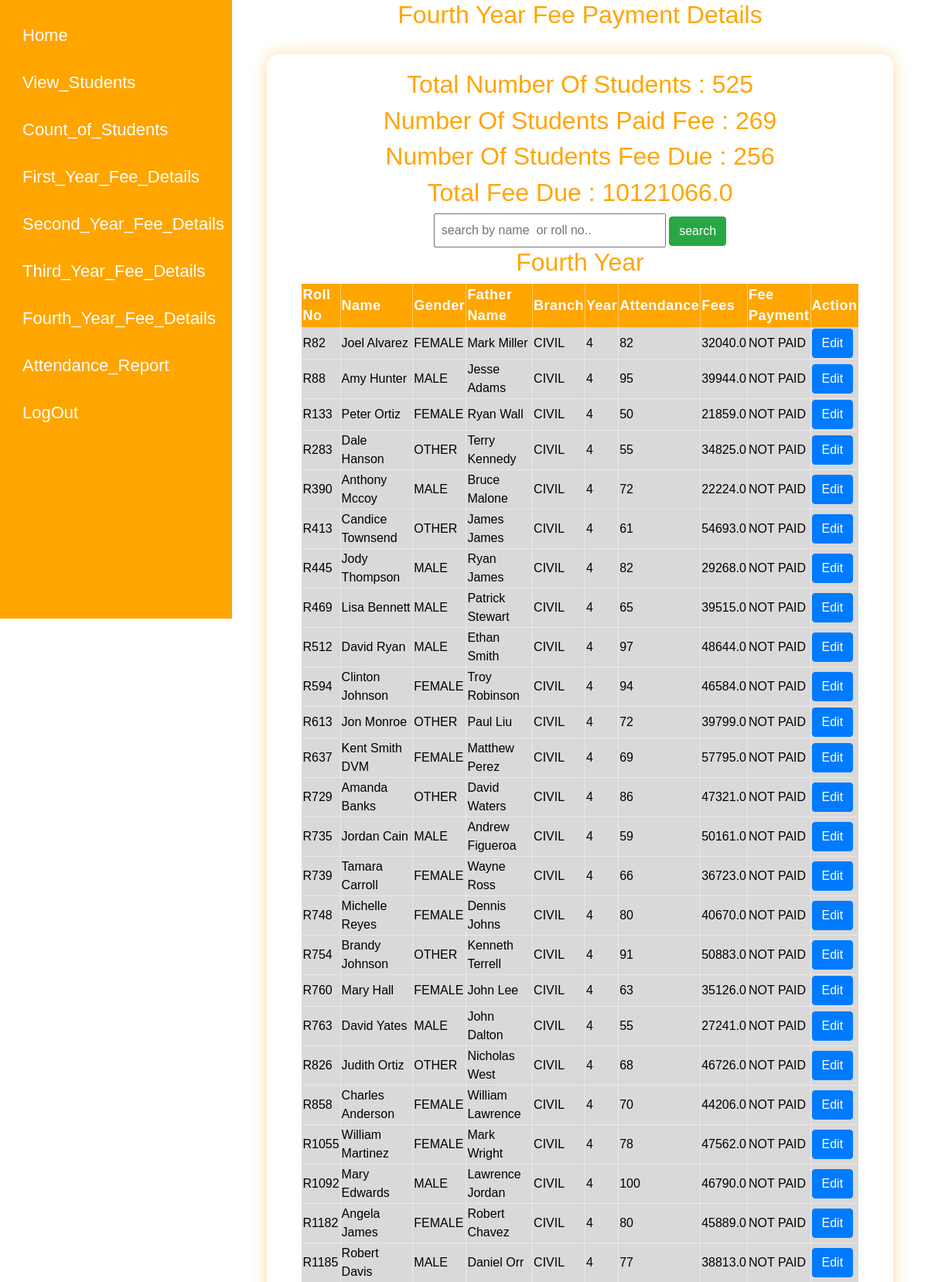
/fourth_details/ (upper part), run on the app's committed database.
### testapp/models.py (models this page shows, shortened)
class Student(models.Model):
    user=models.OneToOneField(User, on_delete=models.CASCADE,null=True,blank=True)
    roll_number=models.CharField(max_length=30,unique=True)
    name=models.CharField(max_length=30)
    gender=models.CharField(max_length=10)
    father_name=models.CharField(max_length=40)
    branch=models.CharField(max_length=50)
    year=models.IntegerField()
    attendance=models.IntegerField()
    fees=models.FloatField()
    fee_payment=models.CharField(max_length=10)

### testapp/views.py (the view)
# urls.py: path('fourth_details/',views.fourth_year_fee_view,name="fourth"),
def fourth_year_fee_view(request):
    counts=Student.objects.filter(year=4).count()
    paid=Student.objects.filter(year=4,fee_payment="PAID").count()
    notpaid = Student.objects.filter(year=4, fee_payment="NOT PAID").count()
    sum = Student.objects.filter(year=4,fee_payment="NOT PAID").aggregate(Sum('fees'))
    query=request.GET.get("q")
    if query:
        student=Student.objects.filter(year=4).filter(Q(name__icontains=query) | Q(roll_number__icontains=query))
    else:
        student=Student.objects.filter(year=4,fee_payment="NOT PAID").order_by('branch')
    return render(request,"testapp/fourth.html",{'counts':counts,
                                              'paid':paid,
                                              'notpaid':notpaid,
                                              'sum':sum['fees__sum'],
                                              'student':student})

### templates/testapp/fourth.html (shortened to what this page needs)
<!DOCTYPE html>
{%extends 'testapp/base.html'%}
{%block body_block%}
<div class="content1">
  <h2 style="color:orange">Fourth Year Fee Payment Details</h2>
  <br>
   <div class="content12">
<h2 style="color:orange">Total Number Of Students : {{counts}}</h2>
       <h2 style="color:orange"> Number Of Students  Paid Fee : {{paid}}</h2>
       <h2 style="color:orange"> Number Of Students  Fee Due : {{notpaid}}</h2>
        <h2 style="color:orange"> Total Fee Due : {{sum}}</h2>
       <form method="GET">
           <input type="text" name="q" placeholder="search by name  or roll no.." style="padding:8px; width:300px;">
           <button type="submit" class="btn btn-success" >search</button>
       </form>
       <h2 style="color:orange">Fourth Year</h2>
<table border="1" class="stud-table" >
  <thead class="stud-table1">
  <tr>
    <th>Roll No</th>
    <th>Name</th>
    <th>Gender</th>
    <th>Father Name</th>
    <th>Branch</th>
    <th>Year</th>
    <th>Attendance</th>
    <th>Fees</th>
    <th>Fee Payment</th>
    <th >Action</th>
  </tr>
  </thead>
  {% for stud in student%}
  <tr class="stud-table2">
    <td>{{stud.roll_number}}</td>
    <td>{{stud.name}}</td>
    <td>{{stud.gender}}</td>
    <td>{{stud.father_name}}</td>
    <td>{{stud.branch}}</td>
    <td>{{stud.year}}</td>
    <td>{{stud.attendance}}</td>
    <td>{{stud.fees}}</td>
    <td>{{stud.fee_payment}}</td>
    <td>
      <a href="/edit4/{{stud.id}}" class="btn btn-primary">Edit</a>
    </td>
  </tr>
  {% endfor %}
    </table>
   </div>
</div>
{% endblock %}

### static/css/style.css (style rules this page uses)
body { display:flex; font-family:Arial; margin:0px; }
.content1 { display:flex; flex-direction:column; margin-left:300px; width:100%; align-items:center; }
.content12 { display:flex; flex-direction:column; align-items:center; width: 90%; background: rgba(255, 255, 255, 0.2); backdrop-filter: blur(6px); padding: 20px; border-radius: 15px; box-shadow: 0 0 20px rgba(255, 165, 0, 0.4); }
.stud-table { width: 90%; border-collapse: collapse; background: rgba(255, 255, 255, 0.15); backdrop-filter: blur(12px); border: 1px solid rgba(255, 255, 255, 0.4); border-radius: 10px; }
.stud-table1 { padding: 12px; background: rgba(255,165,0); color: white; font-size: 18px; letter-spacing: 0.5px; }
.stud-table2 { padding: 10px; color: black; font-size: 16px; font-family:sans-serif; font-weight: 500; background: rgba(0, 0, 0, 0.15); border-bottom: 1px solid rgba(255, 255, 255, 0.4); }

### data on the page
Student: roll_number "R82", name "Joel Alvarez", gender "FEMALE", father_name "Mark Miller", branch "CIVIL", year "4", attendance "82", fees "32040.0", fee_payment "NOT PAID"
Student: roll_number "R88", name "Amy Hunter", gender "MALE", father_name "Jesse Adams", branch "CIVIL", year "4", attendance "95", fees "39944.0", fee_payment "NOT PAID"
Student: roll_number "R133", name "Peter Ortiz", gender "FEMALE", father_name "Ryan Wall", branch "CIVIL", year "4", attendance "50", fees "21859.0", fee_payment "NOT PAID"
Student: roll_number "R283", name "Dale Hanson", gender "OTHER", father_name "Terry Kennedy", branch "CIVIL", year "4", attendance "55", fees "34825.0", fee_payment "NOT PAID"
Student: roll_number "R390", name "Anthony Mccoy", gender "MALE", father_name "Bruce Malone", branch "CIVIL", year "4", attendance "72", fees "22224.0", fee_payment "NOT PAID"
Student: roll_number "R413", name "Candice Townsend", gender "OTHER", father_name "James James", branch "CIVIL", year "4", attendance "61", fees "54693.0", fee_payment "NOT PAID"
Student: roll_number "R445", name "Jody Thompson", gender "MALE", father_name "Ryan James", branch "CIVIL", year "4", attendance "82", fees "29268.0", fee_payment "NOT PAID"
Student: roll_number "R469", name "Lisa Bennett", gender "MALE", father_name "Patrick Stewart", branch "CIVIL", year "4", attendance "65", fees "39515.0", fee_payment "NOT PAID"
Student: roll_number "R512", name "David Ryan", gender "MALE", father_name "Ethan Smith", branch "CIVIL", year "4", attendance "97", fees "48644.0", fee_payment "NOT PAID"
Student: roll_number "R594", name "Clinton Johnson", gender "FEMALE", father_name "Troy Robinson", branch "CIVIL", year "4", attendance "94", fees "46584.0", fee_payment "NOT PAID"
Student: roll_number "R613", name "Jon Monroe", gender "OTHER", father_name "Paul Liu", branch "CIVIL", year "4", attendance "72", fees "39799.0", fee_payment "NOT PAID"
Student: roll_number "R637", name "Kent Smith DVM", gender "FEMALE", father_name "Matthew Perez", branch "CIVIL", year "4", attendance "69", fees "57795.0", fee_payment "NOT PAID"
Student: roll_number "R729", name "Amanda Banks", gender "OTHER", father_name "David Waters", branch "CIVIL", year "4", attendance "86", fees "47321.0", fee_payment "NOT PAID"
Student: roll_number "R735", name "Jordan Cain", gender "MALE", father_name "Andrew Figueroa", branch "CIVIL", year "4", attendance "59", fees "50161.0", fee_payment "NOT PAID"
Student: roll_number "R739", name "Tamara Carroll", gender "FEMALE", father_name "Wayne Ross", branch "CIVIL", year "4", attendance "66", fees "36723.0", fee_payment "NOT PAID"
Student: roll_number "R748", name "Michelle Reyes", gender "FEMALE", father_name "Dennis Johns", branch "CIVIL", year "4", attendance "80", fees "40670.0", fee_payment "NOT PAID"
Student: roll_number "R754", name "Brandy Johnson", gender "OTHER", father_name "Kenneth Terrell", branch "CIVIL", year "4", attendance "91", fees "50883.0", fee_payment "NOT PAID"
Student: roll_number "R760", name "Mary Hall", gender "FEMALE", father_name "John Lee", branch "CIVIL", year "4", attendance "63", fees "35126.0", fee_payment "NOT PAID"
Student: roll_number "R763", name "David Yates", gender "MALE", father_name "John Dalton", branch "CIVIL", year "4", attendance "55", fees "27241.0", fee_payment "NOT PAID"
Student: roll_number "R826", name "Judith Ortiz", gender "OTHER", father_name "Nicholas West", branch "CIVIL", year "4", attendance "68", fees "46726.0", fee_payment "NOT PAID"
Student: roll_number "R858", name "Charles Anderson", gender "FEMALE", father_name "William Lawrence", branch "CIVIL", year "4", attendance "70", fees "44206.0", fee_payment "NOT PAID"
Student: roll_number "R1055", name "William Martinez", gender "FEMALE", father_name "Mark Wright", branch "CIVIL", year "4", attendance "78", fees "47562.0", fee_payment "NOT PAID"
Student: roll_number "R1092", name "Mary Edwards", gender "MALE", father_name "Lawrence Jordan", branch "CIVIL", year "4", attendance "100", fees "46790.0", fee_payment "NOT PAID"
Student: roll_number "R1182", name "Angela James", gender "FEMALE", father_name "Robert Chavez", branch "CIVIL", year "4", attendance "80", fees "45889.0", fee_payment "NOT PAID"
Student: roll_number "R1185", name "Robert Davis", gender "MALE", father_name "Daniel Orr", branch "CIVIL", year "4", attendance "77", fees "38813.0", fee_payment "NOT PAID"

### other printed values
{{ counts }} "525"
{{ paid }} "269"
{{ notpaid }} "256"
{{ sum }} "10121066.0"
